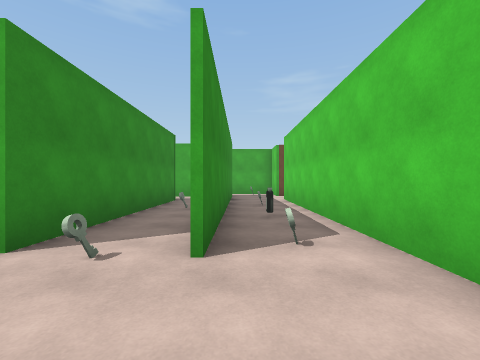
View 1 (above)

24 first-person views from a walk through a 3-D level made in the Unity game engine. The camera is 1.4 m above the floor, looks level and sees 90° across. Doors are open. The floor is counted in squares, 1.8 m on a side. Each view is taken from the middle of a square. On the plan, view 1 faces up. The plan holds only what a view shows up to about 9 squares ahead; the rest is blank. The player is left out. Some animated figures are not drawn.

View 2
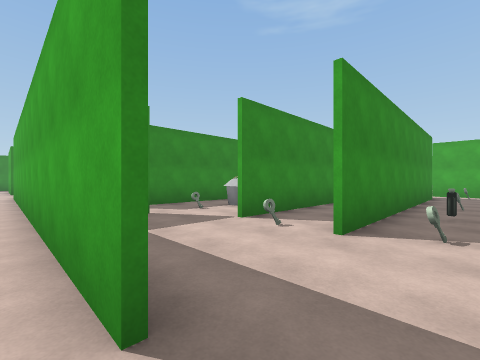

View 3
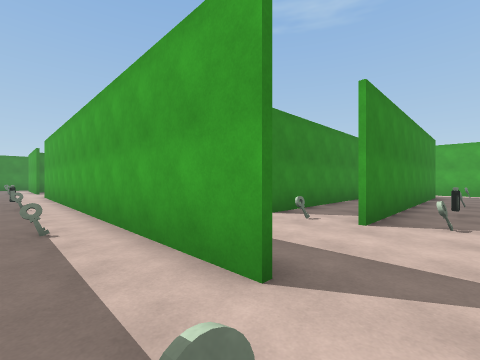

View 4
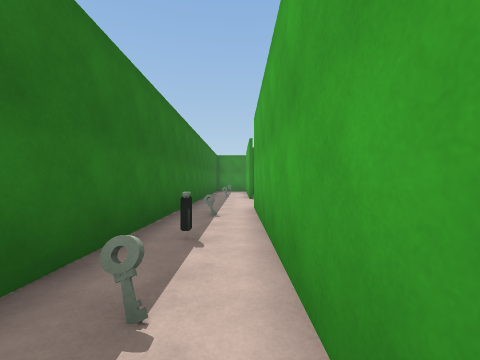

View 5
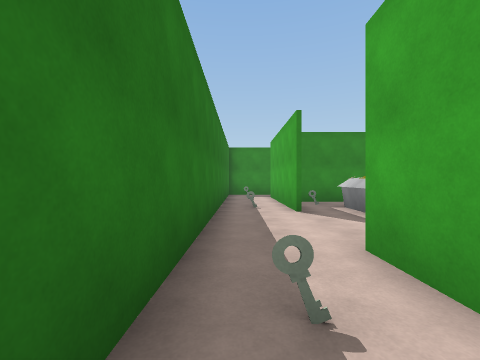

View 6
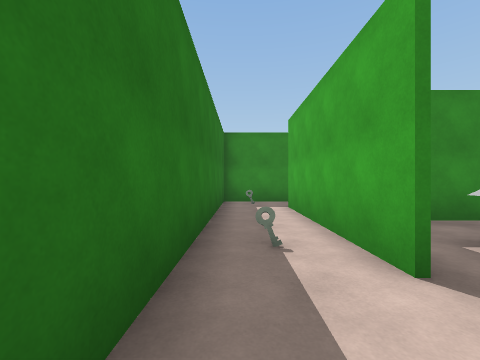

View 7
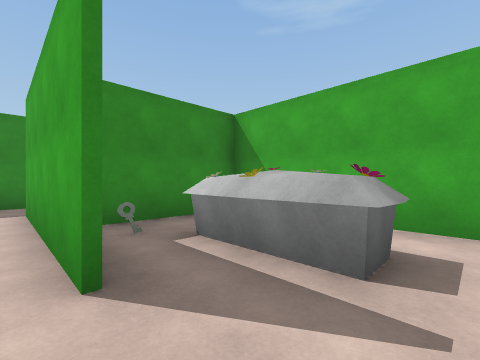

View 8
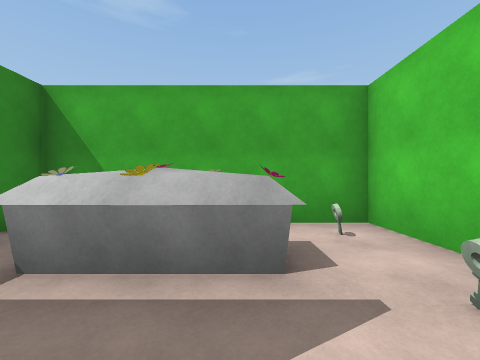

View 9
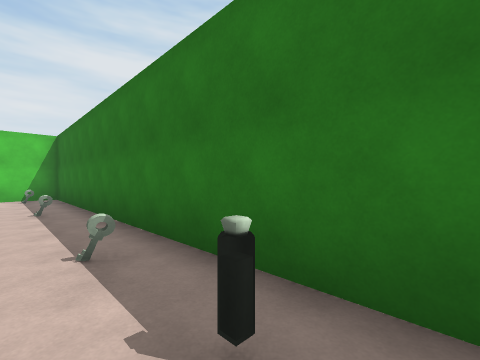

View 10
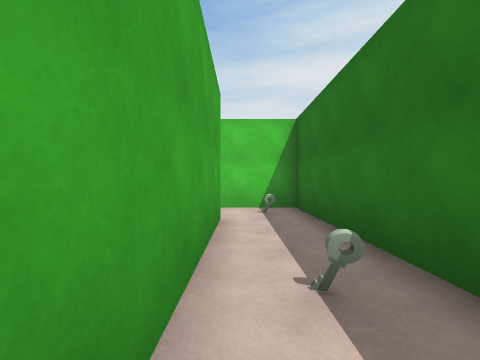

View 11
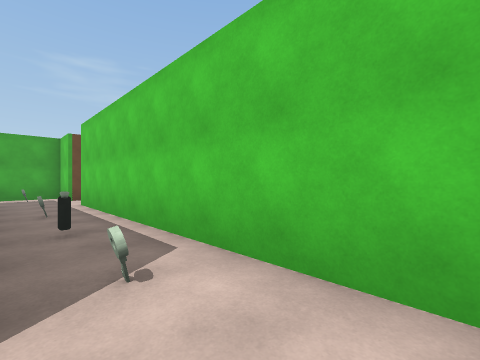

View 12
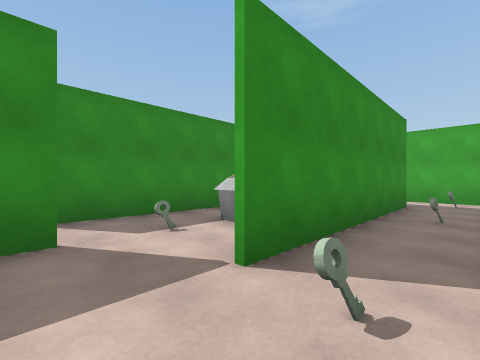

View 13
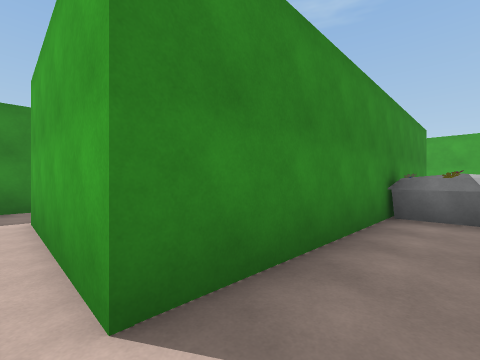

View 14
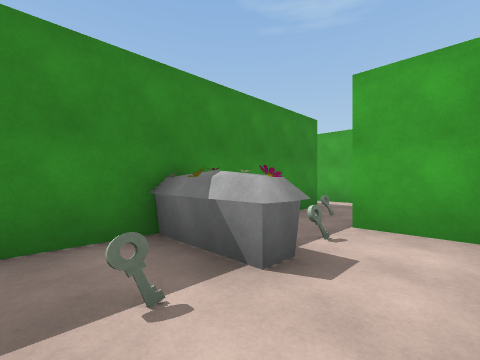

View 15
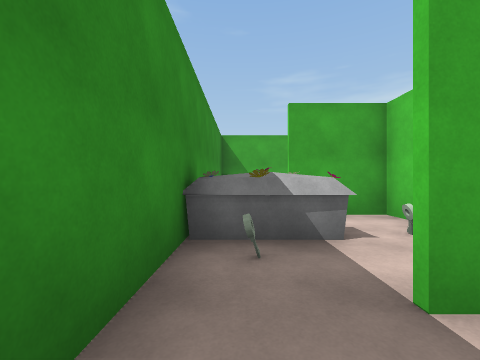

View 16
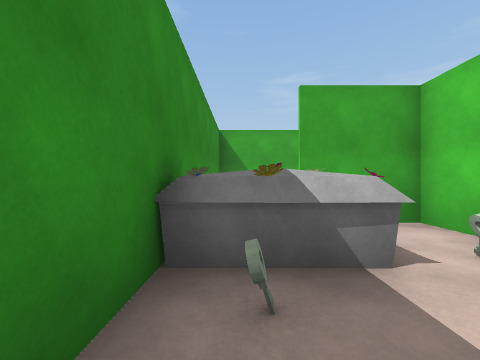

View 17
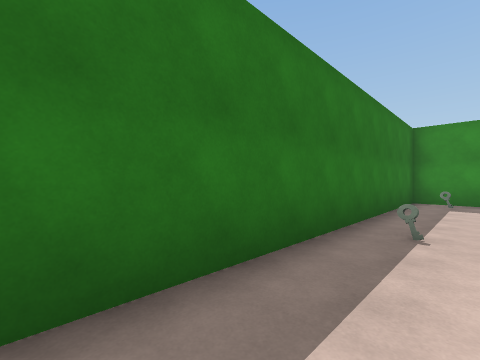

View 18
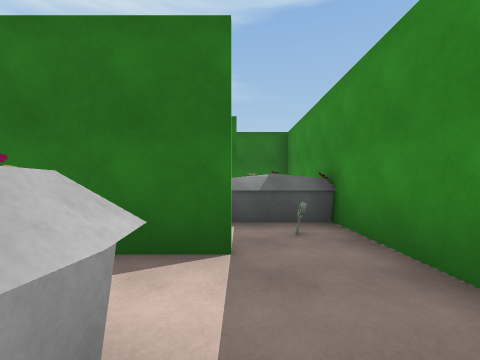

View 19
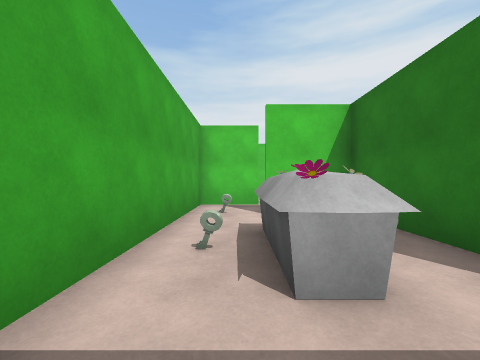

View 20
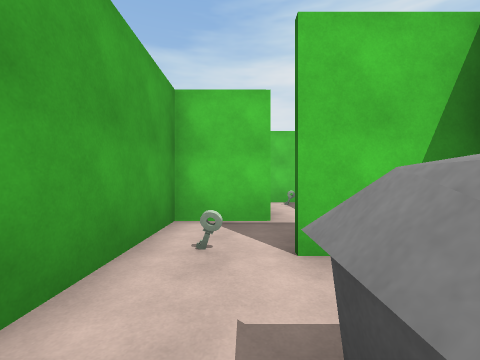

View 21
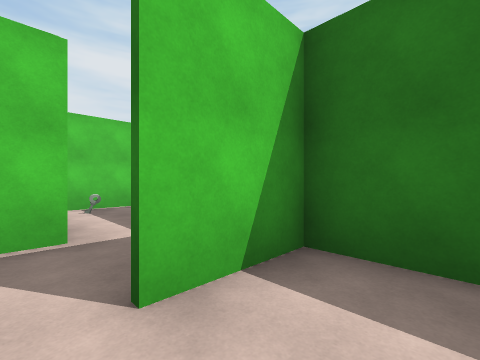

View 22
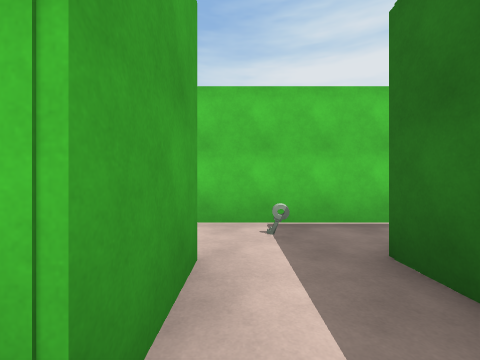

View 23
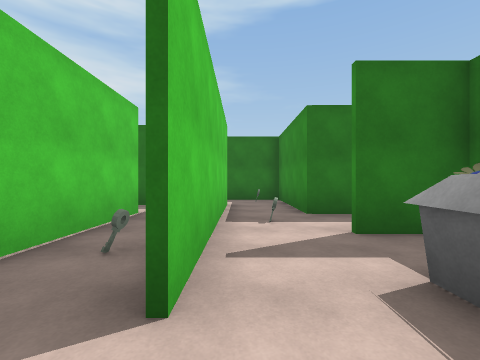

View 24
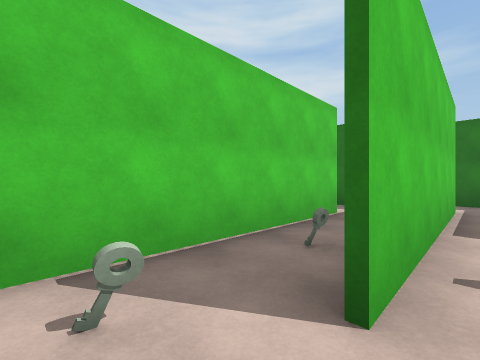

### Floor plan
Ten units are one square. View 1 is at (0, 0); x grows to the right and y downward. Boxes are objects, and circles mark ways between rooms. Rooms are numbered by the first view taken in them; rooms with no view inside come last. Other rooms are left out.
<svg viewBox="-232 -125 257 156">
<path fill="none" stroke="#000" d="M-4 -104 -4 -24M18 6 18 -98M-159 6 -210 6M-1 6 -128 6M-204 26 18 26 18 6M-146 -10 -170 -10M-110 5 -105 5M-125 -35 -125 0M-63 -14 -106 -14 -106 -36M-44 -15 -44 -10M-63 -85 -63 -14M-30 -91 -45 -91M-210 -35 -165 -35 -165 -45M-187 -22 -187 -34M-191 -34 -208 -34M-227 -44 -227 26 -204 26M-205 -58 -180 -57M-164 -72 -209 -72M-165 -45 -165 -55M-205 -50 -205 -58M-126 -54 -144 -54 -144 -72 -164 -72M-136 -35 -125 -35M-106 -36 -106 -56M-124 -77 -124 -70M-125 -76 -125 -70M-106 -56 -106 -78M-25 -92 -25 -25M-10 -113 -29 -113M-63 -115 -63 -85M-186 -34 -186 -1M-127 -12 -127 -34 -191 -34M-146 -19 -146 -10"/>
<rect x="5" y="-55" width="10" height="10" fill="#bbb"><title>potion</title></rect>
<rect x="-95" y="15" width="10" height="10" fill="#bbb"><title>potion</title></rect>
<rect x="-55" y="-75" width="10" height="10" fill="#bbb"><title>flowerpot</title></rect>
<rect x="-35" y="-45" width="10" height="10" fill="#bbb"><title>flowerpot</title></rect>
<rect x="-225" y="-15" width="20" height="10" fill="#bbb"><title>flowerpot</title></rect>
<circle cx="5" cy="0" r="3" fill="#2a7"/>
<circle cx="-20" cy="-15" r="3" fill="#2a7"/>
<circle cx="-10" cy="-20" r="3" fill="#2a7"/>
<circle cx="-200" cy="20" r="3" fill="#2a7"/>
<circle cx="-140" cy="-10" r="3" fill="#2a7"/>
<circle cx="-50" cy="-20" r="3" fill="#2a7"/>
<circle cx="-115" cy="-25" r="3" fill="#2a7"/>
<circle cx="-50" cy="-90" r="3" fill="#2a7"/>
<circle cx="-170" cy="-50" r="3" fill="#2a7"/>
<circle cx="-215" cy="-50" r="3" fill="#2a7"/>
<circle cx="-160" cy="-60" r="3" fill="#2a7"/>
<circle cx="-115" cy="-65" r="3" fill="#2a7"/>
<text x="10" y="-50">1</text>
<text x="-90" y="10">2</text>
<text x="-100" y="-10">3</text>
<text x="-40" y="-50">4</text>
<text x="-210" y="-20">5</text>
<text x="-200" y="-60">6</text>
<text x="-130" y="-50">7</text>
<text x="-120" y="-80">8</text>
<text x="-10" y="-80">9</text>
<text x="-160" y="-20">10</text>
</svg>
Room 1 opens to room 2. Room 1 opens to room 4. Room 1 opens to room 9. Room 2 opens to room 5. Room 2 opens to room 10. Room 3 opens to room 4. Room 3 opens to room 7. Room 4 opens to room 9. Room 5 opens to room 6. Room 6 opens to room 7. Room 7 opens to room 8.

Where each view was taken, in squares from view 1:
view 1: 0 up, 0 right, facing up
view 2: 1 down, 1 right, facing up-left
view 3: 2 down, 1 right, facing up-left
view 4: 1 down, 6 left, facing left
view 5: 2 down, 10 left, facing left
view 6: 2 down, 14 left, facing left
view 7: 1 down, 14 left, facing up-left
view 8: 1 down, 15 left, facing up
view 9: 1 down, 10 left, facing down-right
view 10: 1 down, 5 left, facing right
view 11: 1 up, 0 right, facing up-right
view 12: 1 up, 1 left, facing up-left
view 13: 1 up, 5 left, facing up-left
view 14: 5 up, 3 left, facing up-left
view 15: 2 down, 22 left, facing up
view 16: 1 down, 22 left, facing up
view 17: 1 down, 13 left, facing down-left
view 18: 6 up, 21 left, facing down
view 19: 6 up, 22 left, facing right
view 20: 6 up, 19 left, facing right
view 21: 6 up, 18 left, facing down-right
view 22: 5 up, 15 left, facing right
view 23: 9 up, 11 left, facing down
view 24: 9 up, 11 left, facing down-right
